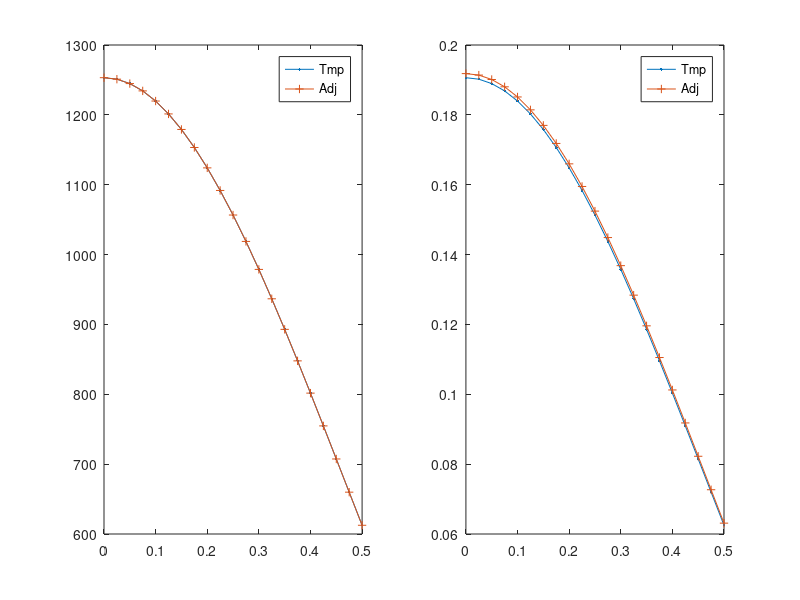

Write MATLAB code to recreate this figure.
function hc_ss_x_CG_nonlinear
% Solves the heat conduction equation in 1-D x-geometry using CFEM
% without T gap.
% problem definition
% -d/dx (k(T) dT/dx) = q  with k(T)=a/(b+T)+c
% dTdx|_0=0 and -k.dTdx|_L=h(T(L)-T_inf)

% clear the console screen
clc; close all;

% load the data and numerical parameters
pert.a    = 1e-1 *0;
pert.b    = 1e-1 *0;
pert.c    = 0;
pert.q    = 1e-1 *1e-4;
pert.bc_L = 1e-1 *0;
pert.bc_R = 1e-1 *0;
[dat,npar] = load_simulation_data(pert);

% solve unperturbed forward problem
npar.adjoint=false;
npar.pert_status = 'unperturbed';
npar.do_analytical=false;
[Tu,Au,qu]=solve_system(npar,dat);

% solve perturbed forward problem
npar.adjoint=false;
npar.pert_status = 'perturbed';
[Tp,Ap,qp]=solve_system(npar,dat,Tu);
%
plot(npar.xf,Tu,npar.xf,Tp);

% solve unperturbed adjoint problem
npar.adjoint=true; 
npar.pert_status = 'unperturbed';
[phiu,Aau,ru]=solve_system(npar,dat,Tu,Tu);

% solve perturbed adjoint problem
npar.adjoint=true; 
npar.pert_status = 'perturbed';
[phip,Aap,rp]=solve_system(npar,dat,Tu,Tu);

% QoI summary
J_for_unpert = Tu'*ru;
J_for_pert   = Tp'*ru;
J_adj_unpert = phiu'*qu;
fprintf('-------------QoI------------\n')
fprintf('J forward unperturbed\t%14.8g \n',J_for_unpert);
fprintf('J adjoint unperturbed\t%14.8g \n',J_adj_unpert);
% sensitivity
dT = Tp-Tu;
dq = qp-qu; % this is how the bc mods to the rhs get eliminated. need to check. especially for dirichlet !!!
% dA = Ap-Au; caveat: application of bc disappear whend oing this !!!!
dJ_for = dT'*ru;
fprintf('J forward perturbed \t%14.8g \n',J_for_pert);
fprintf('dJ forward \t%14.8g \t%14.8g\n',J_for_pert-J_for_unpert,dJ_for);
% assembly system to compute sitffness matrix with conductivity=dkdp
npar.adjoint=false; 
npar.pert_status = 'delta_p';
[dAdp,~]=assemble_system(npar,dat,Tu);
dJ_adj = phip'*(dq - dAdp*Tu);
fprintf('dJ adjoint \t%14.8g \n',dJ_adj);
dJ_adj = phiu'*(dq - dAdp*Tu);
fprintf('dJ adjoint \t%14.8g \n',dJ_adj);

phiu'*dAdp*Tu



% plot solution
figure(1)
subplot(1,2,1);
plot(npar.xf,Tu,'.-',npar.xf,Tp,'+-')
legend(['Tmp';'Adj']);
subplot(1,2,2);
plot(npar.xf,phiu,'.-',npar.xf,phip,'+-')
legend(['Tmp';'Adj']);

return
end

%%%%%%%%%%%%%%%%%%%%%%%%%%%%%%%%%%%%%

function [T,A,q]=solve_system(npar,dat,T_init,T_for)

%check
if nargin==4 && npar.adjoint==false
    error('Only adjoint calculations require 4 input arguments in solve_system');
end
% initial guess
if nargin==2
    T=100*ones(npar.ndofs,1);
else
    T=T_init;
end

% nonlinear solve
for iter=1:npar.max_nl_iter
    % assemble system
    if npar.adjoint
        T_for_assembly=T_for;
    else
        T_for_assembly=T;
    end
    [A,q]=assemble_system(npar,dat,T_for_assembly);
    % save old values
    T_old=T;
    % solve linear system
    T=A\q;
    % compute error
    err=norm(T_old-T);
    % check convergence
    fprintf('Picard=%g, error=%d\n',iter,err);
    if err<npar.nl_tol
        fprintf('Converged\n\n');
        break; % done
    else
        if iter==npar.max_nl_iter
            warning('Exiting Picard without converging to tolerance.  err=%d, tol=%d',err,npar.nl_tol);
        end
    end
end

% plot numerical solution and analytical one
% analytical solution
if npar.do_analytical
    a=dat.conductivity_constants.a;
    b=dat.conductivity_constants.b;
    L=sum(dat.width);
    T_inf=dat.bc_for.rite.C;
    h=dat.hcv;
    q=dat.src_strength;
    T_L=q*L/h+T_inf;
    % expression
    fh_T = @(x) -b+(b+T_L)*exp(q/2/a*(L^2-x.^2));
    figure(1);
    x=linspace(0,L,10000);
    plot(x,fh_T(x),'.-',npar.xf,T,'r+-'); axis tight; title('Temperature');legend(['analytical';'numerical ']);
end


return
end

%%%%%%%%%%%%%%%%%%%%%%%%%%%%%%%%%%%%%

function [A,rhs]=assemble_system(npar,dat,T)

% assemble the matrix, the rhs, apply BC

% shortcuts
porder= npar.porder;
gn    = npar.gn;
nel   = npar.nel;
% ideally, we would analyze the connectivity to determine nnz
nnz=(porder+3)*nel; %this is an upperbound, not exact
% n: linear system size
n=nel*porder+1;
% allocate memory
A=spalloc(n,n,nnz);
rhs=zeros(n,1);

% compute local matrices
% load Gauss Legendre quadrature (GLQ is exact on polynomials of degree up to 2n-1,
% while using only integrand evaluations (n-point quadrature).
% estimate the max poly order (it comes from the mass matrix  when coef. are
% piecewise constant and the material mesh matches the computational mesh
poly_max=2*porder;
[xq,wq] = GLNodeWt(porder+1);
% initialize local matrices/vectors
m=zeros(porder+1,porder+1);
k=m;
f=zeros(porder+1,1);
% store shapeset
[b,dbdx] =feshpln(xq,porder);

% definition of the weak form:
% int_domain (grad u D grad b) - int_bd_domain (b D grad u n) ...
%      = int_domain (b rhs)

% switch between forward and adjoint calculations
if npar.adjoint
    src = dat.asrc;
    bc  = dat.bc_adj;
    kond = dat.k;
else
    bc  = dat.bc_for;
    % what kind of material properties to use
    switch npar.pert_status
        case 'unperturbed'
            kond = dat.k;
            src = dat.fsrc;
        case 'perturbed'
            for i=1:length(dat.k)
                kond{i} = @(T) dat.k{i}(T)    + dat.dka{i}(T)+ dat.dkb{i}(T)+ dat.dkc{i}(T);
                src{i}  = @(x) dat.fsrc{i}(x) + dat.dfsrc{i}(x);
            end
            bc.left.C = bc.left.C + bc.left.dC;
            bc.rite.C = bc.rite.C + bc.rite.dC;
        case 'delta_p'
            for i=1:length(dat.k)
                kond{i} = @(T) dat.dka{i}(T)+ dat.dkb{i}(T)+ dat.dkc{i}(T);
            end
            src = dat.dfsrc;
            bc.left.type =  0; % Neumann
            bc.rite.type =  0;
            bc.left.C =  0;
            bc.rite.C =  0;
    end
end

% loop over elements
for iel=1:npar.nel
    % element extremities
    x0=npar.x(iel);
    x1=npar.x(iel+1);
    % jacobian of the transformation to the ref. element
    Jac=(x1-x0)/2;
    % get x values in the interval
    x=(x1+x0)/2+xq*(x1-x0)/2;
    % get the mat zone ID
    my_zone=npar.iel2zon(iel);
    % evaluate external source at qp
    q=src{my_zone}(x);
    % evaluate previous temperature at qp
    T_qp = b(:,:) * T(gn(iel,:));
    % evaluate
    d=kond{my_zone}(T_qp);
    % compute local matrices + load vector
    for i=1:porder+1
        for j=1:porder+1
            k(i,j) = dot(d.*wq.*dbdx(:,i) , dbdx(:,j)) /Jac;
        end
        f(i) = dot(q.*wq, b(:,i));
    end
    if npar.adjoint && strcmp(npar.pert_status,'perturbed')
        dTdx = dbdx(:,:) * T(gn(iel,:));
        dkdT=dat.dkdT{my_zone}(T_qp);
        for i=1:porder+1
            for j=1:porder+1
                k(i,j) = k(i,j) + dot(dkdT.*dTdx.*wq.*b(:,i) , dbdx(:,j));
            end
        end
    end
    % assemble
    A(gn(iel,:),gn(iel,:)) = A(gn(iel,:),gn(iel,:)) + k;
    rhs(gn(iel,:)) = rhs(gn(iel,:)) + f*Jac;
end

% apply natural BC
Dirichlet_nodes=[];
Dirichlet_val=[];
switch bc.left.type
    case 0 % Neumann, int_bd_domain (b D grad u n) is on the RHS
        rhs(1)=rhs(1)+bc.left.C;
    case 1 % Robin
        A(1,1)=A(1,1)+dat.hcv;
        rhs(1)=rhs(1)+dat.hcv*bc.left.C;
    case 2 % Dirichlet
        Dirichlet_nodes=[Dirichlet_nodes 1];
        Dirichlet_val=[Dirichlet_val bc.left.C];
end
switch bc.rite.type
    case 0 % Neumann, int_bd_domain (b D grad u n) is on the RHS
        rhs(n)=rhs(n)+bc.rite.C;
    case 1 % Robin
        A(n,n)=A(n,n)+dat.hcv;
        rhs(n)=rhs(n)+dat.hcv*bc.rite.C;
    case 2 % Dirichlet
        Dirichlet_nodes=[Dirichlet_nodes n];
        Dirichlet_val=[Dirichlet_val bc.rite.C];
end
% apply Dirichlet BC
for i=1:length(Dirichlet_nodes);% loop on the number of constraints
    id=Dirichlet_nodes(i);      % extract the dof of a constraint
    bcval=Dirichlet_val(i);
    rhs=rhs-bcval*A(:,id);  % modify the rhs using constrained value
    A(id,:)=0; % set all the id-th row to zero
    A(:,id)=0; % set all the id-th column to zero (symmetrize A)
    A(id,id)=1;            % set the id-th diagonal to unity
    rhs(id)=bcval;         % put the constrained value in the rhs
end

return
end
%%%%%%%%%%%%%%%%%%%%%%%%%%%%%%%%%%%%%

function [shapefun,dhdx]=feshpln (xv,p)
% computes the finite element basis functions and their first derivatives
% for any order p
% here, we use Lagrangian FE functions

xd=linspace(-1,1,p+1);

shapefun=zeros(length(xv),p+1);
dhdx    =zeros(length(xv),p+1);

% shape function
for i=1:p+1
    num=1.;
    den=1.;
    for j=1:p+1
        if(j~=i)
            num=num.*(xv-xd(j));
            den=den.*(xd(i)-xd(j));
        end
    end
    shapefun(:,i)=num./den;
end

% derivative of the shape function
for i=1:p+1
    sum=0.;
    den=1.;
    for j=1:p+1
        if(j~=i)
            num=1;
            for k=1:p+1
                if((k~=i)&&(k~=j))
                    num=num.*(xv-xd(k));
                end
            end
            sum=sum+num;
            den=den.*(xd(i)-xd(j));
        end
    end
    dhdx(:,i)=sum./den;
end

return
end
%%%%%%%%%%%%%%%%%%%%%%%%%%%%%%%%%%%%%%

function [x,w] = GLNodeWt(n)
% GLNodeWt  Nodes and weights for Gauss-Legendre quadrature of arbitrary order
%           obtained by solving an eigenvalue problem
%
% Synopsis:  [x,w] = GLNodeWt(n)
%
% Input:     n = order of quadrature rule
%
% Output:    x = vector of nodes
%            w = vector of weights

%  Algorithm based on ideas from Golub and Welsch, and Gautschi.  For a
%  condensed presentation see H.R. Schwarz, Numerical Analysis: A
%  Comprehensive Introduction, 1989, Wiley.  Original MATLAB
%  implementation by H.W. Wilson and L.H. Turcotte, Advanced Mathematics
%  and Mechanics Applications Using MATLAB, 2nd ed., 1998, CRC Press

beta   = (1:n-1)./sqrt(4*(1:n-1).^2 - 1);
J      = diag(beta,-1) + diag(beta,1);    % eig(J) needs J in full storage
[V,D]  = eig(J);
[x,ix] = sort(diag(D));  %  nodes are eigenvalues, which are on diagonal of D
w      = 2*V(1,ix)'.^2;  %  V(1,ix)' is column vector of first row of sorted V

return
end
%%%%%%%%%%%%%%%%%%%%%%%%%%%%%%%%%%%%%

function [dat,npar]=load_simulation_data(pert)

% data 
T_inf=300; h=16; L=0.5;

a=2150; b=200;c=1.05*0; d=1;

cond = @(T) a./(d*T+b)+c;

dat.conductivity_constants.a=a;
dat.conductivity_constants.b=b;
% dat.conductivity_constants.c=c;

q=10000;  sq = @(x) q*(1+0*x);
dat.src_strength=q;

res_funct = @(x) 1/L*(1+0*x);

% load the data structure with info pertaining to the physical problem
dat.k{1}=cond; % W/m-K
% forward calculation source
dat.fsrc{1}=sq; 
% adjoint calculation source
dat.asrc{1}=res_funct; 
% create perturbations. at the input level, pert must contain fractional
% changes. pert.a=-0.1 means that the value of a will be modified by -10%
% k = a/(b+T) + c;
% dk/da = 1/(b+T);
% dk/db = -a/(b+T)^2;
% dk/dc = 1;
for i=1:length(dat.k)
    dat.dka{i}   = @(T) 1./(d*T+b)*pert.a*a;
    dat.dkb{i}   = @(T) -a./((d*T+b).^2)*pert.b*b;
    dat.dkc{i}   = @(T) pert.c*c*(1+0*T);
    dat.dkdT{i}  = @(T) -a./((d*T+b).^2)*d;
    dat.dfsrc{i} = @(x) pert.q*dat.fsrc{i}(x);
end

% dimensions
dat.hcv = h; 
dat.width = L; 
% mesh resolution per region
nel_zone = [ 10 ];

% forward bc
bc.left.type=0; %0=neumann, 1=robin, 2=dirichlet
bc.left.C=0; % (that data is C in: kdu/dn=C // u+k/hcv*du/dn =C // u=C)
bc.rite.type=1;
bc.rite.C=T_inf;
dat.bc_for=bc; 
% create perturbations
dat.bc_for.left.dC = pert.bc_L*dat.bc_for.left.C;
dat.bc_for.rite.dC = pert.bc_R*dat.bc_for.rite.C;
% adjoint bc
bc.left.C=0;
bc.rite.C=0;
dat.bc_adj=bc;
clear bc;

% load the numerical parameters, npar, structure pertaining to numerics
% number of elements
if length(dat.width)~=length(nel_zone)
    error('not the same number of zones in dat.width and nel_zone');
end
if length(dat.k)~=length(nel_zone)
    error('not the same number of zones in dat.k and nel_zone');
end
if length(dat.fsrc)~=length(nel_zone)
    error('not the same number of zones in dat.fsrc and nel_zone');
end
if length(dat.asrc)~=length(nel_zone)
    error('not the same number of zones in dat.asrc and nel_zone');
end
npar.nel = sum(nel_zone);

% domain
tmp_width = [ 0 dat.width];
x=[];
iel2zon=[];
for i_zone=1:length(nel_zone)
    x_zone = linspace(tmp_width(i_zone),tmp_width(i_zone+1),nel_zone(i_zone)+1);
    if isempty(x)
        x = x_zone;
        iel2zon=i_zone*ones(nel_zone(i_zone),1);
    else
        x = [x x_zone(2:end)];
        iel2zon =[ iel2zon; i_zone*ones(nel_zone(i_zone),1)];
    end
end
npar.x=x;
npar.iel2zon=iel2zon;

% polynomial degree
npar.porder=2;
% nbr of dofs per variable
npar.ndofs = npar.porder*npar.nel+1;

% connectivity
gn=zeros(npar.nel,npar.porder+1);
gn(1,:)=linspace(1,npar.porder+1,npar.porder+1);
for iel=2:npar.nel
    gn(iel,:)=[gn(iel-1,end) , gn(iel-1,2:end)+npar.porder ];
end
npar.gn=gn; clear gn;

% create x values for plotting FEM solution
npar.xf=zeros(npar.nel*npar.porder+1,1);
for iel=1:npar.nel
    ibeg = (iel-1)*npar.porder+1;
    iend = (iel  )*npar.porder+1;
    npar.xf(ibeg:iend)=linspace(npar.x(iel),npar.x(iel+1),npar.porder+1) ;
end

npar.max_nl_iter=30;
npar.nl_tol=1e-6;

return
end
